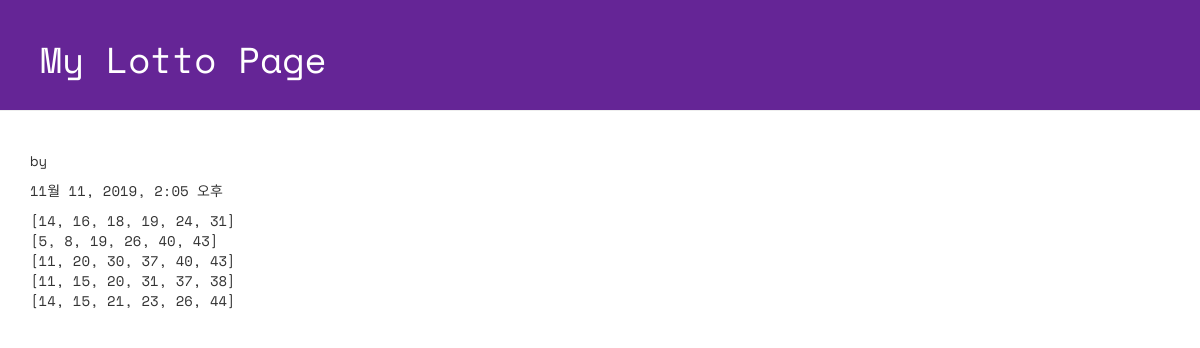
Screenshot of /lotto/2/detail with the database file from the repository.
### lotto/models.py (models this page shows, shortened)
class GuessNumbers(models.Model):
    name = models.CharField(max_length=24) #로또 번호 리스트의 이름
    text = models.CharField(max_length=255) #로또 번호 리스트에 대한 설명
    lottos = models.CharField(max_length=255,
        default='[1,2,3,4,5,6]') #로또 번호들이 담길 str
    num_lotto = models.IntegerField(default=5) #6개 번호 set의 갯수
    update_date = models.DateTimeField()

### lotto/views.py (the view)
# urls.py: path('lotto/<int:lottokey>/detail', views.detail, name='detail'),
def detail(request, lottokey):
    lotto = GuessNumbers.objects.get(pk = lottokey) # primary key
    return render(request, "lotto/detail.html", {"lotto": lotto})

### lotto/templates/lotto/detail.html (shortened to what this page needs)
<!DOCTYPE html>
{% load staticfiles %}
<html lang="ko">
<head>
  <link rel="stylesheet" href="//maxcdn.bootstrapcdn.com/bootstrap/3.2.0/css/bootstrap.min.css">
  <link rel="stylesheet" href="//maxcdn.bootstrapcdn.com/bootstrap/3.2.0/css/bootstrap-theme.min.css">
  <link rel="stylesheet" href="{% static 'css/lotto.css'%}">
</head>
<body>
  <div class="page-header">
  <h1>My Lotto Page</h1>
  </div>
  <div class="container lotto">
    <p> by {{ lotto.name }}</p>
    <p> {{ lotto.update_date }}</p>
    <p> {{ lotto.lottos | linebreaksbr }}</p>
  </div>
</body>
</html>

### lotto/static/css/lotto.css (style rules this page uses)
.page-header { background-color: #652596; margin-top: 0; padding: 20px 20px 20px 40px; font-family: 'Space Mono', monospace; }
.page-header h1 { color: #FFFFFF; }
.container { font-family: 'Space Mono', monospace; }

### rows the page displays
GuessNumbers: update_date "11월 11, 2019, 2:05 오후", lottos "[14, 16, 18, 19, 24, 31] [5, 8, 19, 26, 40, 43] [11, 20, 30, 37, 40, 43] [11, 15, 20, 31, 37, 38] [14, 15, 21, 23, 26, 44]"
